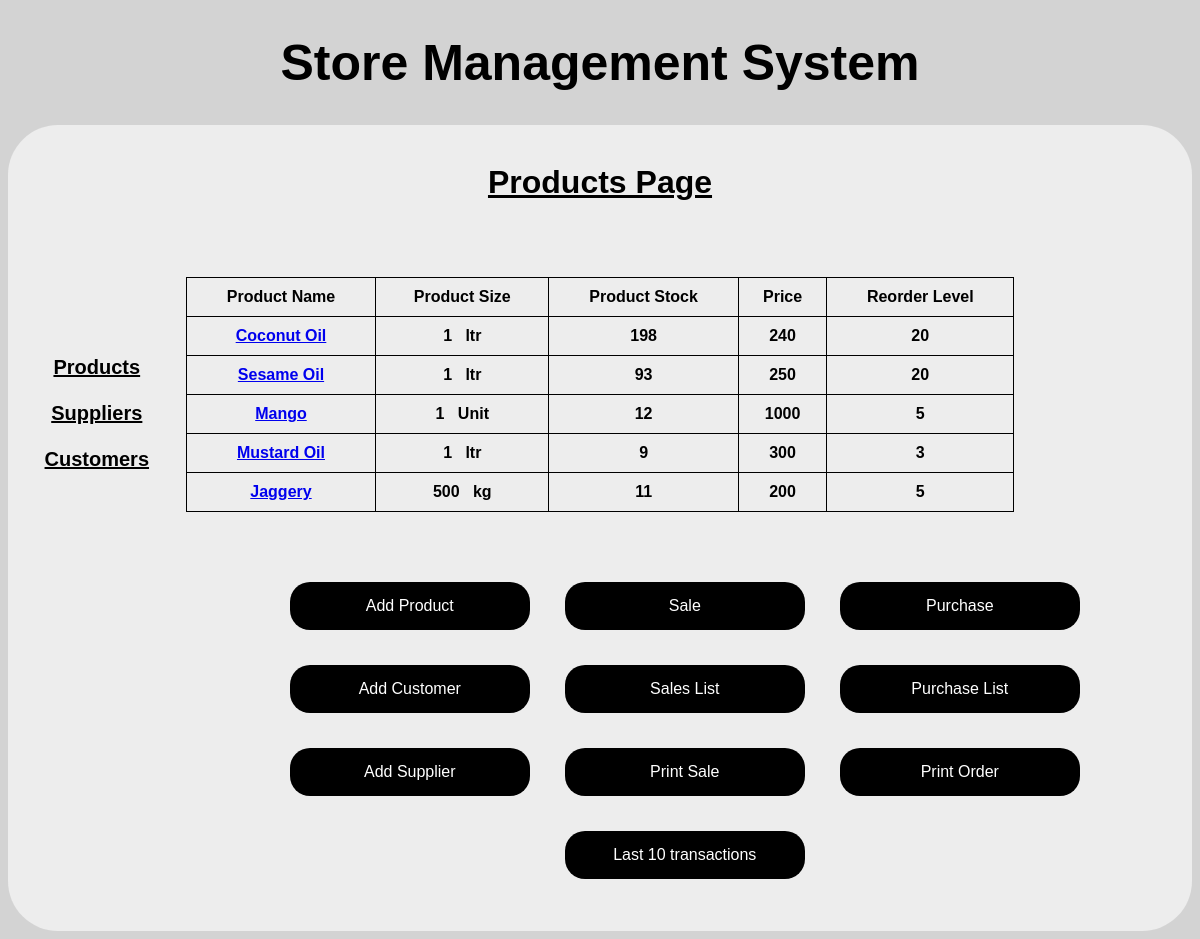
/, run on an earlier commit of the app's database.
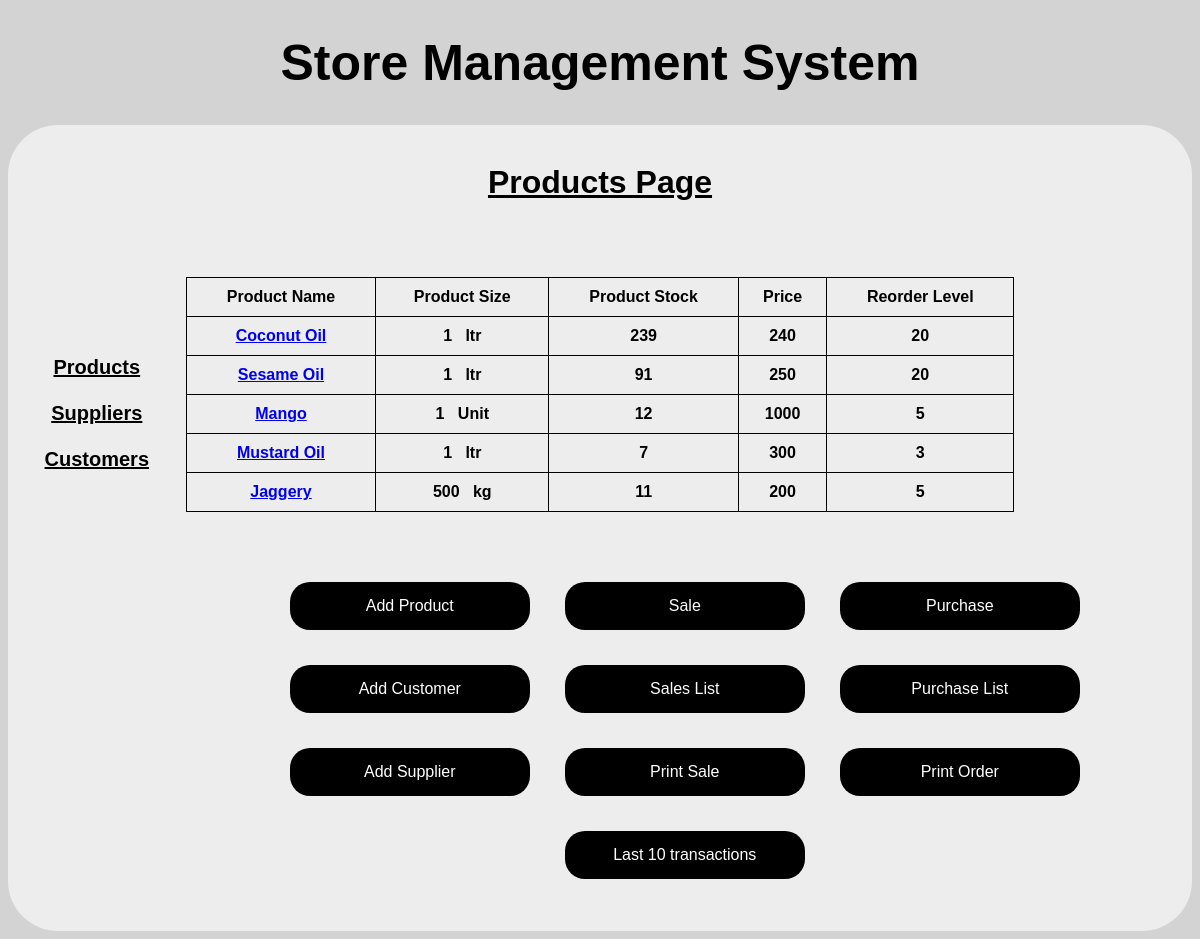
And on a later commit of the database.
### storedb/models.py (models this page shows, shortened)
class Product(models.Model):
    prod_name = models.CharField(max_length=30)
    prod_code = models.CharField(max_length=20)
    prod_size = models.IntegerField()  # quantity
    prod_stock = models.IntegerField()
    prod_unit = models.CharField(max_length=20)  # lt or kg
    prod_price = models.IntegerField()
    prod_reorder_level = models.IntegerField()

### storedb/views.py (the view)
# urls.py: 2. Add a URL to urlpatterns:  path('', views.home, name='home')
def home(request):
    prod_list = Product.objects.all()
    return render(request, 'home.html', {'prod_list': prod_list})

### storedb/templates/home.html (shortened to what this page needs)
<!DOCTYPE html>
<html lang="en">
<head>
</head>
<center><h1 style="font-size: 50px">Store Management System</center>
<div class="hood"><br><b>
<center>
    <h1><u>Products Page </u> </h1><br>
</center>
<center>
    <div class="optionsdiv"><br><br><br><br><br><a href="show_prod">Products</a><br><br>
    <a href="show_supp">Suppliers</a><br><br>
    <a href="show_cust">Customers</a></div></center><br><br>
    <div class="table1div">
<table class="table1">
       <tr>
           <td>Product Name</td>
           <td>Product Size</td>
           <td>Product Stock</td>
           <td>Price</td>
           <td>Reorder Level</td>
       </tr>
{% for product in prod_list %}
        <tr>
            <td><a href="product/{{product.prod_name}}">{{product.prod_name}}</a></td>
            <td>{{product.prod_size}}&nbsp;&nbsp;&nbsp;{{product.prod_unit}}</td>
            <td>{{product.prod_stock}}</td>
            <td>{{product.prod_price}}</td>
            <td>{{product.prod_reorder_level}}</td>
        </tr>
{% endfor %}
</table>
</div>
<br><br>
<br>
<table class="table2">
    <tr>
        <td><form action="addproduct" method="post">
            {% csrf_token %}<button type="submit">Add Product</button></form></td>
        <td><form action="./create_invoice">
        <button type="submit">Sale</button>
        </form></td>
        <td><form action="./create_order">
      <button type="submit">Purchase</button>
        </form></td>
    </tr>
    <tr>
        <td><br><form action="./add_customer">
    <button type="submit">Add Customer</button>
</form></td>
        <td><br><form action="./inv_list">
    <button type="submit">Sales List</button>
</form></td>
        <td><br><form action="./order_list">
    <button type="submit">Purchase List</button>
</form></td>
    </tr>
    <tr>
        <td><br><form action="./add_supplier">
    <button type="submit">Add Supplier</button>
</form></td>
        <td><br><form action="./print_inv_list">
    <button type="submit">Print Sale</button>
</form></td>
        <td><br><form action="./print_order_list">
    <button type="submit">Print Order</button>
</form></td>
    </tr>
    <tr>
        <td></td>
        <td> <form action="./show_transactions">
      &nbsp;&nbsp;&nbsp;<button type="submit">Last 10 transactions</button>
</form><br><br></td>
        <td></td>
    </tr>
</table>

What changed in the data, as far as the page shows it:
changed Product "Coconut Oil": prod_stock "198" → "239"
changed Product "Sesame Oil": prod_stock "93" → "91"
changed Product "Mustard Oil": prod_stock "9" → "7"
